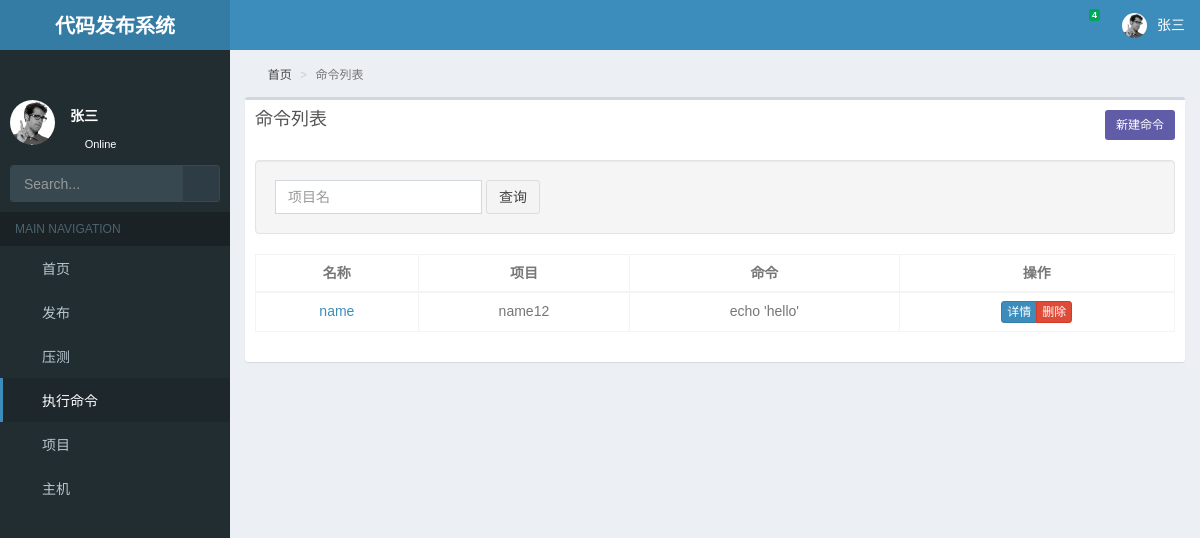
The page /web/comall/ (signed in) on the database its author committed.
### web/models.py (models this page shows, shortened)
class UserProfile(models.Model):
    name = models.CharField(verbose_name="用户名称", max_length=200)
    email = models.CharField(verbose_name="邮箱地址", max_length=200)
    password = models.CharField(verbose_name="密码", max_length=200)
    role = models.CharField(verbose_name='角色', choices=(("0", "开发"), ("1", "测试")), default="0", max_length=10)
    create_time = models.DateTimeField("创建时间", auto_now_add=True)
    class Meta:
        ordering = ['-create_time']

class Command(models.Model):
    team = models.ForeignKey(Team, verbose_name='项目')
    name = models.CharField(verbose_name="命令名称", max_length=200)
    command = models.CharField(verbose_name="命令", max_length=200)
    result = models.CharField(verbose_name="结果", max_length=2000)
    create_time = models.DateTimeField("创建时间", auto_now_add=True)
    class Meta:
        ordering = ['-create_time']

class Team(models.Model):
    Language = (
        ("0", 'python'),
        ("1", "java"),
        ("2", 'go'),
        ("3", "php"),
        ("4", "html")
    )
    name = models.CharField(verbose_name='项目名', max_length=200, unique=True)
    user_id = models.ManyToManyField('UserProfile', related_name='研发人员', verbose_name="研发人员")
    test_user = models.ManyToManyField('UserProfile', related_name='测试人员', verbose_name="测试人员")
    path = models.CharField(verbose_name='项目目录', max_length=200)
    git_path = models.CharField(verbose_name='git地址', max_length=200)
    nginxhost = models.ManyToManyField('Host', verbose_name='nginx机器', related_name="nginx", )
    nginxconf = models.CharField(verbose_name='nginx配置文件', max_length=200, null=True, blank=True)
    nginxupstream = models.CharField(verbose_name='nginx upstream名称', max_length=200, null=True, blank=True)
    host = models.ManyToManyField('Host', verbose_name='后端主机', related_name="upstarm机器")
    language = models.CharField(verbose_name='语言', choices=Language, default="0", max_length=20)
    note = models.CharField(verbose_name='备注信息', max_length=218, null=True, blank=True)
    create_time = models.DateTimeField("创建时间", auto_now_add=True)
    class Meta:
        ordering = ("-create_time",)

### web/com.py (the view)
# urls.py: url(r'comall/$', command_all, name='comall'),
def command_all(request):
    name = request.GET.get('name', '')
    coms = Command.objects.filter(name__contains=name)
    return render(request, 'command_list.html', {"page_title": "命令列表","coms":coms,'user':request.account})

### utils/mixin.py (called while the page is built)
    def process_request(self, request):
        if request.path_info.startswith('/admin/'):
            return
        if request.path_info in [reverse('login')]:
            return
        pk = request.session.get('user_id')
        user = models.UserProfile.objects.filter(pk=pk).first()
        if user:
            request.account = user
        else:
            return redirect(reverse('login'))

### templates/command_list.html (shortened to what this page needs)
{% extends "master/base.html" %}
{% block content %}
<div class="box">
    <div class="box-header">
      <h1 class="box-title">{{ page_title }}</h1>
      <a href="#" data-url="{% url 'commandcreate' %}" class="add-btn btn bg-purple btn-sm pull-right">新建命令</a>
    </div>
    <div class="box-body">
      <div class="well">
        <form class="form-inline">
          <div class="form-group">
            <input class="form-control" name="name" type="text" value="{{ request.GET.name }}" placeholder="项目名">
          </div>
          <button id="search_btn" type="submit" class="btn btn-default">查询</button>
        </form>
      </div>
      <div class="row">
        <div class="col-sm-12">
          <table id="" class="table table-bordered table-hover" role="grid">
            <thead>
              <tr role="row">
                <th class="text-center">名称</th>
                <th class="text-center">项目</th>
                <th class="text-center">命令</th>
                <th class="text-center">操作</th>
              </tr>
            </thead>
            <tbody>
              {% for command in coms %}
              <tr role="row" class="odd">
                <td class="text-center"><a href="#">{{ command.name }}</a></td>
                <td class="text-center"> {{ command.team.name }}</td>
                <td class="text-center"> {{ command.command }}</td>
                <td class="text-center">
                  <div class="btn-group">
                    <a type="button" href="#" class="btn btn-primary btn-xs">详情</a>
                    <a type="button" href="{% url 'comdelete' command.pk %}" class="btn del-btn btn-danger btn-xs">删除</a>
                  </div>
                </td>
              </tr>
              {% endfor %}
            </tbody>
          </table>
        </div>
      </div>
    </div>
</div>
{% endblock %}

### templates/master/header.html (shortened to what this page needs)
{% load static %}
<header class="main-header">
  <a href="/" class="logo">
    <span class="logo-lg"><b>代码发布系统</b></span>
  </a>
  <nav class="navbar navbar-static-top">
    <a href="#" class="sidebar-toggle" data-toggle="push-menu" role="button">
    </a>
    <div class="navbar-custom-menu">
      <ul class="nav navbar-nav">
        <li class="dropdown messages-menu">
          <a href="#" class="dropdown-toggle" data-toggle="dropdown">
            <i class="fa fa-envelope-o"></i>
            <span class="label label-success">4</span>
          </a>
        </li>
        <li class="dropdown user user-menu">
          <a href="#" class="dropdown-toggle" data-toggle="dropdown">
              <img src="{% static 'AdminLTE/img/user2-160x160.jpg' %}" class="user-image" alt="User Image">
            <span class="hidden-xs">{{ user.name }}</span>
          </a>
        </li>
      </ul>
    </div>
  </nav>
</header>

### templates/master/sidebar.html (shortened to what this page needs)
{% load static %}
<aside class="main-sidebar">
    <section class="sidebar">
        <div class="user-panel">
            <div class="pull-left image">
                <img src="{% static 'AdminLTE/img/user2-160x160.jpg' %}" class="img-circle" alt="User Image">
            </div>
            <div class="pull-left info">
                <p>{{ user.name }}</p>
                <a href="#"><i class="fa fa-circle text-success"></i> Online</a>
            </div>
        </div>
        <form action="#" method="get" class="sidebar-form">
            <div class="input-group">
                <input disabled type="text" name="q" class="form-control" placeholder="Search...">
                <span class="input-group-btn">
              <button disabled type="submit" name="search" id="search-btn" class="btn btn-flat"><i
                      class="fa fa-search"></i>
              </button>
            </span>
            </div>
        </form>
        <ul class="sidebar-menu" data-widget="tree">
            <li class="header">MAIN NAVIGATION</li>
            <li id="dashboard"><a href="/"><i class="fa fa-dashboard"></i> <span>首页</span></a></li>
            <li id="menu_issue" class="treeview">
                <a href="#">
                    <i class="fa fa-server"></i> <span>发布</span>
                    <span class="pull-right-container">
              <i class="fa fa-angle-left pull-right"></i>
            </span>
                </a>
      </li>
      <li id="test"><a href="{% url 'testall' %}"><i class="fa fa-get-pocket"></i> <span>压测</span></a></li>
      <li id="command"><a href="{% url 'comall' %}"><i class="fa fa-file-code-o"></i> <span>执行命令</span></a></li>
      <li id="project"><a href="{% url 'projectall' %}"><i class="fa fa-share-alt"></i> <span>项目</span></a></li>
      <li id="hosts"><a href="{% url 'hostall' %}"><i class="fa fa-server"></i> <span>主机</span></a></li>
        </ul>
    </section>
</aside>

### rows shown on the page
UserProfile: name "张三"
Command: name "name", team.name "name12", command "echo 'hello'"

### other values the page prints
{{ page_title }} "命令列表"
